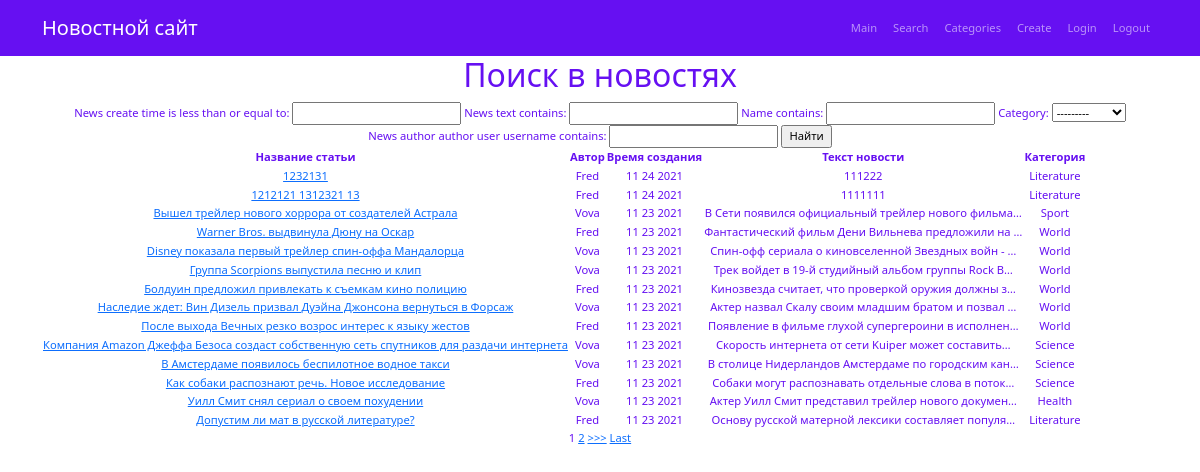
Page /news/search/ on the earlier database version.
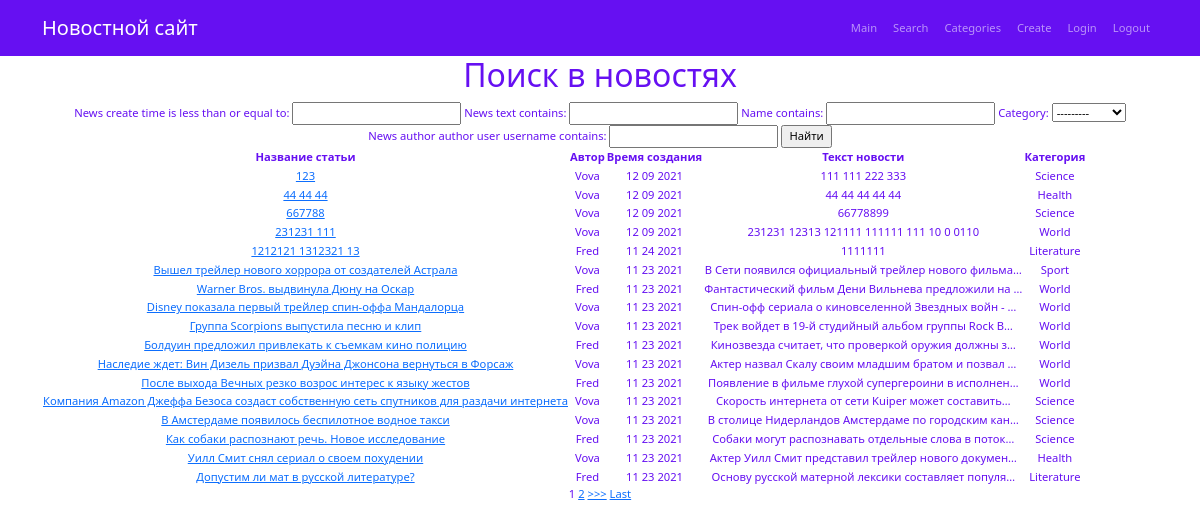
Same page on the later database version.
### newsapp/models.py (models this page shows, shortened)
class News(models.Model):
    news_author = models.ForeignKey(Author, on_delete=models.CASCADE)
    news_create_time = models.DateTimeField(auto_now_add=True)
    news_text = models.TextField(default="None")
    name = models.CharField(
        max_length=100,
        unique=True,  # названия не должны повторяться
    )
    category = models.ForeignKey(
        to='Category',
        on_delete=models.CASCADE,
        related_name='all_news',  # все новости в категории будут доступны через поле news
    )

class Author(models.Model):
    author_user = models.OneToOneField(User, on_delete = models.CASCADE)
    author_rate = models.IntegerField(default=0)

class Category(models.Model):
    name = models.CharField(max_length=100, unique=True)  # названия категорий тоже не должны повторяться
    subscribers = models.ManyToManyField(User, blank=True)
    def __str__(self):
        return f'{self.name.title()}'

### newsapp/views.py (the view)
# urls.py: path('search/', Mysearch.as_view()), # news/search/
class Mysearch(ListView):
    model = News  # указываем модель, объекты которой мы будем выводить
    template_name = 'search.html'  # указываем имя шаблона, в котором будет лежать HTML, в котором будут все инструкции о том, как именно пользователю должны вывестись наши объекты
    context_object_name = 'all_news'  # это имя списка, в котором будут лежать все объекты, его надо указать, чтобы обратиться к самому списку объектов через HTML-шаблон
    ordering = ['-news_create_time']
    paginate_by = 5  # поставим постраничный вывод в один элемент
    def get_context_data(self, **kwargs):  # забираем отфильтрованные объекты переопределяя метод get_context_data у наследуемого класса (привет, полиморфизм, мы скучали!!!)
        context = super().get_context_data(**kwargs)
        context['filter'] = NewsFilter(self.request.GET, queryset=self.get_queryset())  # вписываем наш фильтр в контекст
        return context

### newsapp/templatetags/custom_filters.py (called while the page is built)
@register.filter(name='cenzor')  # регистрируем наш фильтр под именем multiply, чтоб django понимал, что это именно фильтр, а не простая функция
def cenzor(value):  # первый аргумент здесь это то значение, к которому надо применить фильтр, второй аргумент — это аргумент фильтра, т. е. примерно следующее будет в шаблоне value|multiply:arg
    VOC = ['хуй', 'хуев', 'пизд', 'ебать', 'бляд']
    for i in VOC:
        value = value.replace(i, i[0] + '*' * (len(i) - 2) + i[len(i) - 1:])
    return value

### templates/search.html (shortened to what this page needs)
{% extends 'flatpages/default.html' %}
{% load custom_filters %}
{% block content %}
    <h1>Поиск в новостях</h1>
    {% if all_news %}
        <form method="GET">
         {{ filter.form }}
         <input type="submit" value="Найти">
        </form>
        <table>
        <thead>
            <th>
              <b> Название статьи </b>
            </th>
             <th>
              <b> Автор </b>
            </th>
            <th>
               <b> Время создания </b>
            </th>
            <th>
                <b> Текст новости </b>
            </th>
            <th>
               <b> Категория </b>
            </th>
        </thead>
            {% for news in filter.qs %}
            <tr>
            <td>
                <a href="{% url 'news_detail' news.id %}">{{ news.name|cenzor }}</a>
            </td>
            <td>
                {{ news.news_author.author_user.username }}
            </td>
            <td>
               {{ news.news_create_time|date:'m d Y' }}
            </td>
            <td>
               {{ news.news_text|cenzor|truncatechars:50 }}
            </td>
             <td>
               {{ news.category.name }}
            </td>
            </tr>
        {% endfor %}
        </table>
      {% if is_paginated %}
            {% for num in page_obj.paginator.page_range %}
                {% if page_obj.number == num %}
                    <a>{{ num }}</a>
                {% elif num > page_obj.number|add:'-2' and num < page_obj.number|add:'2' %}
                    <a href="?page={{ num }}">{{ num }}</a>
                {% endif %}
            {% endfor %}
            {% if page_obj.has_next %}
                <a href="?page={{ page_obj.next_page_number }}">>>></a>
                <a href="?page={{ page_obj.paginator.num_pages }}">Last</a>
            {% endif %}
        {% endif %}
    {% endif %}
{% endblock content %}

Differences in the rows shown:
removed News: name|cenzor "1232131", news_author.author_user.username "Fred", news_create_time "11 24 2021", news_text|cenzor "111222", category.name "Literature"
added News: name|cenzor "123", news_author.author_user.username "Vova", news_create_time "12 09 2021", news_text|cenzor "111 111 222 333", category.name "Science"
added News: name|cenzor "44 44 44", news_author.author_user.username "Vova", news_create_time "12 09 2021", news_text|cenzor "44 44 44 44 44", category.name "Health"
added News: name|cenzor "667788", news_author.author_user.username "Vova", news_create_time "12 09 2021", news_text|cenzor "66778899", category.name "Science"
added News: name|cenzor "231231 111", news_author.author_user.username "Vova", news_create_time "12 09 2021", news_text|cenzor "231231 12313 121111 111111 111 10 0 0110", category.name "World"
